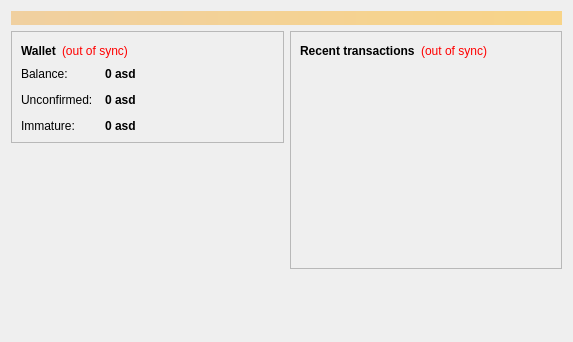
<?xml version="1.0" encoding="UTF-8"?>
<ui version="4.0">
 <class>OverviewPage</class>
 <widget class="QWidget" name="OverviewPage">
  <property name="geometry">
   <rect>
    <x>0</x>
    <y>0</y>
    <width>573</width>
    <height>342</height>
   </rect>
  </property>
  <property name="windowTitle">
   <string>Form</string>
  </property>
  <layout class="QVBoxLayout" name="topLayout">
   <item>
    <widget class="QLabel" name="labelAlerts">
     <property name="visible">
      <bool>false</bool>
     </property>
     <property name="styleSheet">
      <string notr="true">background-color: qlineargradient(x1: 0, y1: 0, x2: 1, y2: 0, stop:0 #F0D0A0, stop:1 #F8D488); color:#000000;</string>
     </property>
     <property name="wordWrap">
      <bool>true</bool>
     </property>
     <property name="margin">
      <number>3</number>
     </property>
    </widget>
   </item>
   <item>
    <layout class="QHBoxLayout" name="horizontalLayout" stretch="1,1">
     <item>
      <layout class="QVBoxLayout" name="verticalLayout_2">
       <item>
        <widget class="QFrame" name="frame">
         <property name="frameShape">
          <enum>QFrame::StyledPanel</enum>
         </property>
         <property name="frameShadow">
          <enum>QFrame::Raised</enum>
         </property>
         <layout class="QVBoxLayout" name="verticalLayout_4">
          <item>
           <layout class="QHBoxLayout" name="horizontalLayout_4">
            <item>
             <widget class="QLabel" name="label_5">
              <property name="font">
               <font>
                <weight>75</weight>
                <bold>true</bold>
               </font>
              </property>
              <property name="text">
               <string>Wallet</string>
              </property>
             </widget>
            </item>
            <item>
             <widget class="QLabel" name="labelWalletStatus">
              <property name="toolTip">
               <string>The displayed information may be out of date. Your wallet automatically synchronizes with the AmeristralianDollar network after a connection is established, but this process has not completed yet.</string>
              </property>
              <property name="styleSheet">
               <string notr="true">QLabel { color: red; }</string>
              </property>
              <property name="text">
               <string notr="true">(out of sync)</string>
              </property>
              <property name="alignment">
               <set>Qt::AlignLeading|Qt::AlignLeft|Qt::AlignVCenter</set>
              </property>
             </widget>
            </item>
            <item>
             <spacer name="horizontalSpacer_2">
              <property name="orientation">
               <enum>Qt::Horizontal</enum>
              </property>
              <property name="sizeHint" stdset="0">
               <size>
                <width>40</width>
                <height>20</height>
               </size>
              </property>
             </spacer>
            </item>
           </layout>
          </item>
          <item>
           <layout class="QFormLayout" name="formLayout_2">
            <property name="fieldGrowthPolicy">
             <enum>QFormLayout::AllNonFixedFieldsGrow</enum>
            </property>
            <property name="horizontalSpacing">
             <number>12</number>
            </property>
            <property name="verticalSpacing">
             <number>12</number>
            </property>
            <item row="0" column="0">
             <widget class="QLabel" name="label">
              <property name="text">
               <string>Balance:</string>
              </property>
             </widget>
            </item>
            <item row="0" column="1">
             <widget class="QLabel" name="labelBalance">
              <property name="font">
               <font>
                <weight>75</weight>
                <bold>true</bold>
               </font>
              </property>
              <property name="cursor">
               <cursorShape>IBeamCursor</cursorShape>
              </property>
              <property name="toolTip">
               <string>Your current balance</string>
              </property>
              <property name="text">
               <string notr="true">0 asd</string>
              </property>
              <property name="textInteractionFlags">
               <set>Qt::LinksAccessibleByMouse|Qt::TextSelectableByKeyboard|Qt::TextSelectableByMouse</set>
              </property>
             </widget>
            </item>
            <item row="1" column="0">
             <widget class="QLabel" name="label_3">
              <property name="text">
               <string>Unconfirmed:</string>
              </property>
             </widget>
            </item>
            <item row="1" column="1">
             <widget class="QLabel" name="labelUnconfirmed">
              <property name="font">
               <font>
                <weight>75</weight>
                <bold>true</bold>
               </font>
              </property>
              <property name="cursor">
               <cursorShape>IBeamCursor</cursorShape>
              </property>
              <property name="toolTip">
               <string>Total of transactions that have yet to be confirmed, and do not yet count toward the current balance</string>
              </property>
              <property name="text">
               <string notr="true">0 asd</string>
              </property>
              <property name="textInteractionFlags">
               <set>Qt::LinksAccessibleByMouse|Qt::TextSelectableByKeyboard|Qt::TextSelectableByMouse</set>
              </property>
             </widget>
            </item>
            <item row="2" column="0">
             <widget class="QLabel" name="labelImmatureText">
              <property name="text">
               <string>Immature:</string>
              </property>
             </widget>
            </item>
            <item row="2" column="1">
             <widget class="QLabel" name="labelImmature">
              <property name="font">
               <font>
                <weight>75</weight>
                <bold>true</bold>
               </font>
              </property>
              <property name="toolTip">
               <string>Mined balance that has not yet matured</string>
              </property>
              <property name="text">
               <string notr="true">0 asd</string>
              </property>
              <property name="textInteractionFlags">
               <set>Qt::LinksAccessibleByMouse|Qt::TextSelectableByKeyboard|Qt::TextSelectableByMouse</set>
              </property>
             </widget>
            </item>
           </layout>
          </item>
         </layout>
        </widget>
       </item>
       <item>
        <spacer name="verticalSpacer">
         <property name="orientation">
          <enum>Qt::Vertical</enum>
         </property>
         <property name="sizeHint" stdset="0">
          <size>
           <width>20</width>
           <height>40</height>
          </size>
         </property>
        </spacer>
       </item>
      </layout>
     </item>
     <item>
      <layout class="QVBoxLayout" name="verticalLayout_3">
       <item>
        <widget class="QFrame" name="frame_2">
         <property name="frameShape">
          <enum>QFrame::StyledPanel</enum>
         </property>
         <property name="frameShadow">
          <enum>QFrame::Raised</enum>
         </property>
         <layout class="QVBoxLayout" name="verticalLayout">
          <item>
           <layout class="QHBoxLayout" name="horizontalLayout_2">
            <item>
             <widget class="QLabel" name="label_4">
              <property name="text">
               <string>&lt;b&gt;Recent transactions&lt;/b&gt;</string>
              </property>
             </widget>
            </item>
            <item>
             <widget class="QLabel" name="labelTransactionsStatus">
              <property name="toolTip">
               <string>The displayed information may be out of date. Your wallet automatically synchronizes with the AmeristralianDollar network after a connection is established, but this process has not completed yet.</string>
              </property>
              <property name="styleSheet">
               <string notr="true">QLabel { color: red; }</string>
              </property>
              <property name="text">
               <string notr="true">(out of sync)</string>
              </property>
              <property name="alignment">
               <set>Qt::AlignRight|Qt::AlignTrailing|Qt::AlignVCenter</set>
              </property>
             </widget>
            </item>
            <item>
             <spacer name="horizontalSpacer">
              <property name="orientation">
               <enum>Qt::Horizontal</enum>
              </property>
              <property name="sizeHint" stdset="0">
               <size>
                <width>40</width>
                <height>20</height>
               </size>
              </property>
             </spacer>
            </item>
           </layout>
          </item>
          <item>
           <widget class="QListView" name="listTransactions">
            <property name="styleSheet">
             <string notr="true">QListView { background: transparent; }</string>
            </property>
            <property name="frameShape">
             <enum>QFrame::NoFrame</enum>
            </property>
            <property name="verticalScrollBarPolicy">
             <enum>Qt::ScrollBarAlwaysOff</enum>
            </property>
            <property name="horizontalScrollBarPolicy">
             <enum>Qt::ScrollBarAlwaysOff</enum>
            </property>
            <property name="selectionMode">
             <enum>QAbstractItemView::NoSelection</enum>
            </property>
           </widget>
          </item>
         </layout>
        </widget>
       </item>
       <item>
        <spacer name="verticalSpacer_2">
         <property name="orientation">
          <enum>Qt::Vertical</enum>
         </property>
         <property name="sizeHint" stdset="0">
          <size>
           <width>20</width>
           <height>40</height>
          </size>
         </property>
        </spacer>
       </item>
      </layout>
     </item>
    </layout>
   </item>
  </layout>
 </widget>
 <resources/>
 <connections/>
</ui>
